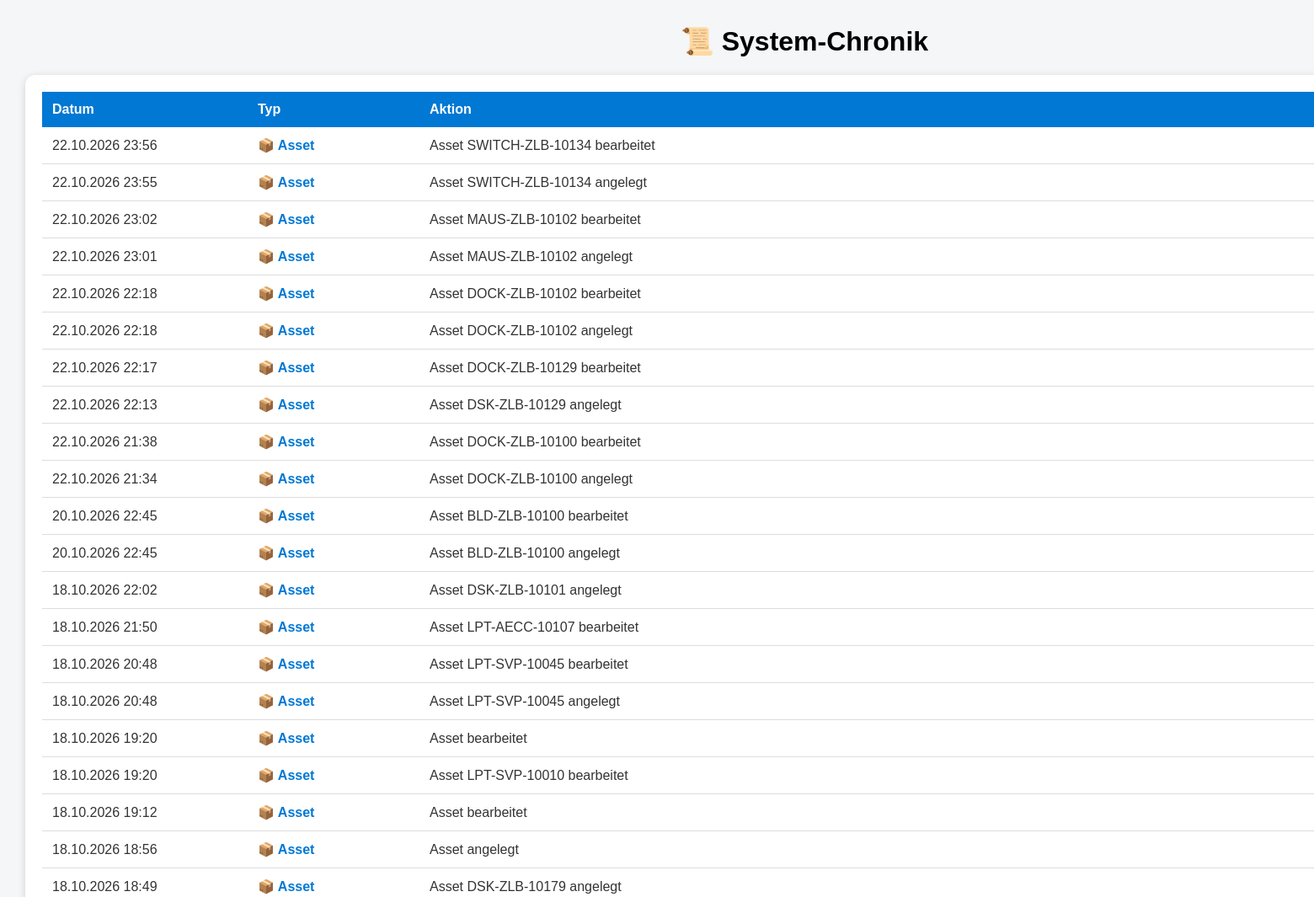
The page /historie (upper part) on the database as committed earlier.
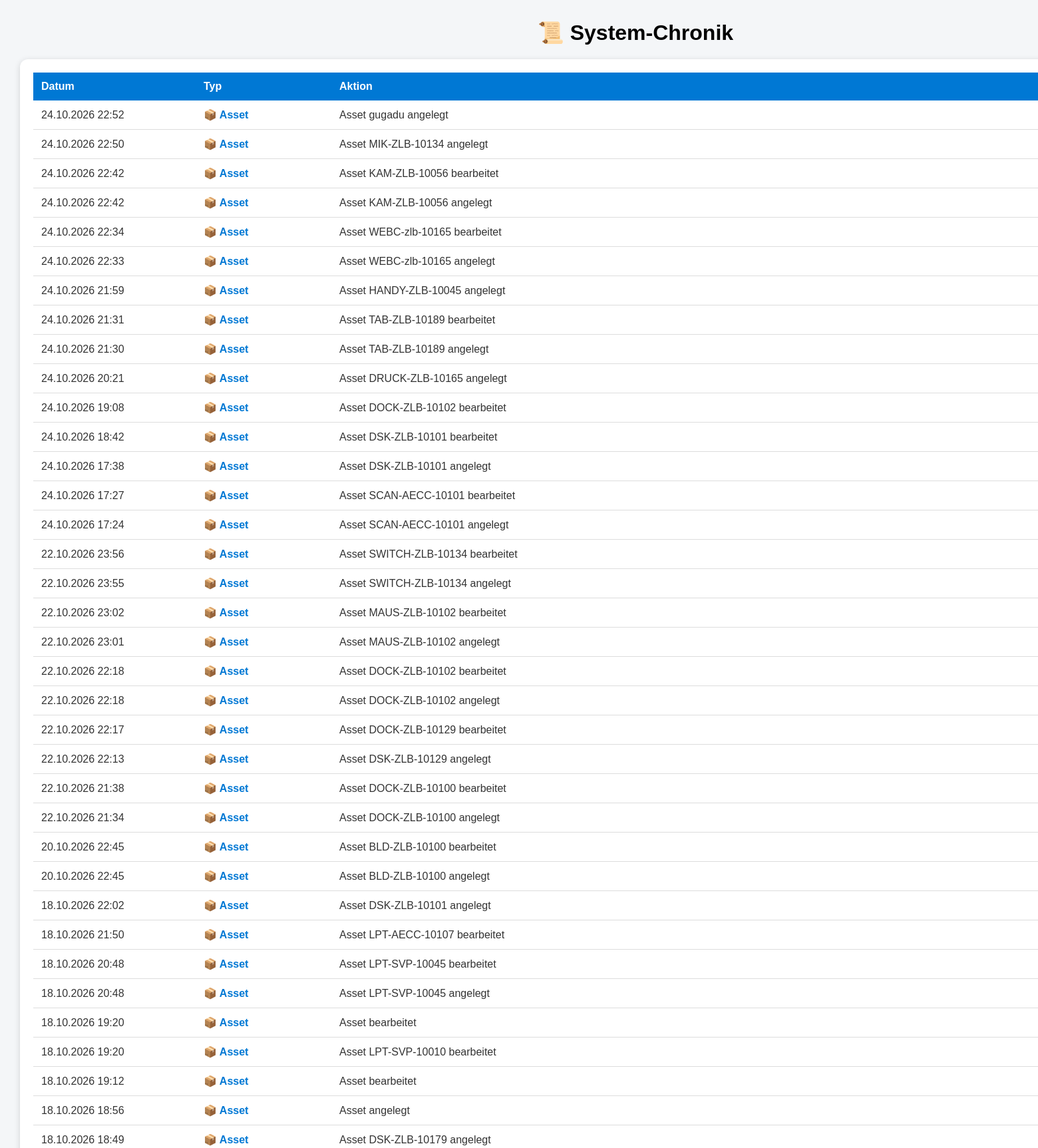
The same page on the database as committed later.
### tables this page shows
CREATE TABLE historie (
            id INTEGER PRIMARY KEY,
            datum TEXT,
            typ TEXT,
            aktion TEXT

        );

### app.py (the view)
@app.route("/historie")
def historie():
    verbindung = sqlite3.connect("asset_management.db")
    cursor = verbindung.cursor()
    cursor.execute("""
        SELECT datum, typ, aktion
        FROM historie
        ORDER BY id DESC
    """)
    eintraege = cursor.fetchall()
    verbindung.close()
    return render_template(
        "historie.html",
        eintraege=eintraege
    )

### templates/historie.html (shortened to what this page needs)
<!DOCTYPE html>
<html>
<head>
    <link rel="stylesheet"
          href="{{ url_for('static', filename='style.css')   }}">
</head>
<body>
    <div class="container">
        <h1>📜 System-Chronik</h1>
        <div class="card">
            <table>
                <tr>
                    <th class="datum">Datum</th>
                    <th class="typ">Typ</th>
                    <th>Aktion</th>
                </tr>
                {% for e in eintraege %}
                <tr>
                    <td>{{ e[0] }}</td>
                    <td>
                        {% if e[1] == "Asset" %}
                            <span class="asset">
                                📦 Asset
                            </span>
                        {% elif e[1] == "Mitarbeiter" %}
                            <span class="mitarbeiter">
                                👤 Mitarbeiter
                            </span>
                        {% else %}
                            {{ e[1] }}
                        {% endif %}
                    </td>
                    <td>{{ e[2] }}</td>
                </tr>
                {% endfor %}
            </table>
        </div>
    </div>
</body>
</html>

### static/style.css (style rules this page uses)
body { font-family: Arial, sans-serif; background-color: #f4f6f8; margin: 30px; }
h1 { text-align: center; }
.card { color: #333; text-decoration: none; }
.container { width: 1850px; margin: auto; }

### templates/historie.html (style rules this page uses)
.card { background-color: white; border-radius: 12px; padding: 20px; box-shadow: 0 2px 10px rgba(0,0,0,0.15); margin-top: 20px; }
.asset { color: #0078d4; font-weight: bold; }
table { width: 100%; border-collapse: collapse; }
th { background-color: #0078d4; color: white; text-align: left; padding: 12px; }
td { padding: 12px; border-bottom: 1px solid #ddd; }
.datum { width: 220px; }
.typ { width: 180px; }

Rows that differ between the two databases and show on the page:
added historie: datum "24.10.2026 22:52", typ "📦 Asset", aktion "Asset gugadu angelegt"
added historie: datum "24.10.2026 22:50", typ "📦 Asset", aktion "Asset MIK-ZLB-10134 angelegt"
added historie: datum "24.10.2026 22:42", typ "📦 Asset", aktion "Asset KAM-ZLB-10056 bearbeitet"
added historie: datum "24.10.2026 22:42", typ "📦 Asset", aktion "Asset KAM-ZLB-10056 angelegt"
added historie: datum "24.10.2026 22:34", typ "📦 Asset", aktion "Asset WEBC-zlb-10165 bearbeitet"
added historie: datum "24.10.2026 22:33", typ "📦 Asset", aktion "Asset WEBC-zlb-10165 angelegt"
added historie: datum "24.10.2026 21:59", typ "📦 Asset", aktion "Asset HANDY-ZLB-10045 angelegt"
added historie: datum "24.10.2026 21:31", typ "📦 Asset", aktion "Asset TAB-ZLB-10189 bearbeitet"
added historie: datum "24.10.2026 21:30", typ "📦 Asset", aktion "Asset TAB-ZLB-10189 angelegt"
added historie: datum "24.10.2026 20:21", typ "📦 Asset", aktion "Asset DRUCK-ZLB-10165 angelegt"
added historie: datum "24.10.2026 19:08", typ "📦 Asset", aktion "Asset DOCK-ZLB-10102 bearbeitet"
added historie: datum "24.10.2026 18:42", typ "📦 Asset", aktion "Asset DSK-ZLB-10101 bearbeitet"
added historie: datum "24.10.2026 17:38", typ "📦 Asset", aktion "Asset DSK-ZLB-10101 angelegt"
added historie: datum "24.10.2026 17:27", typ "📦 Asset", aktion "Asset SCAN-AECC-10101 bearbeitet"
added historie: datum "24.10.2026 17:24", typ "📦 Asset", aktion "Asset SCAN-AECC-10101 angelegt"
